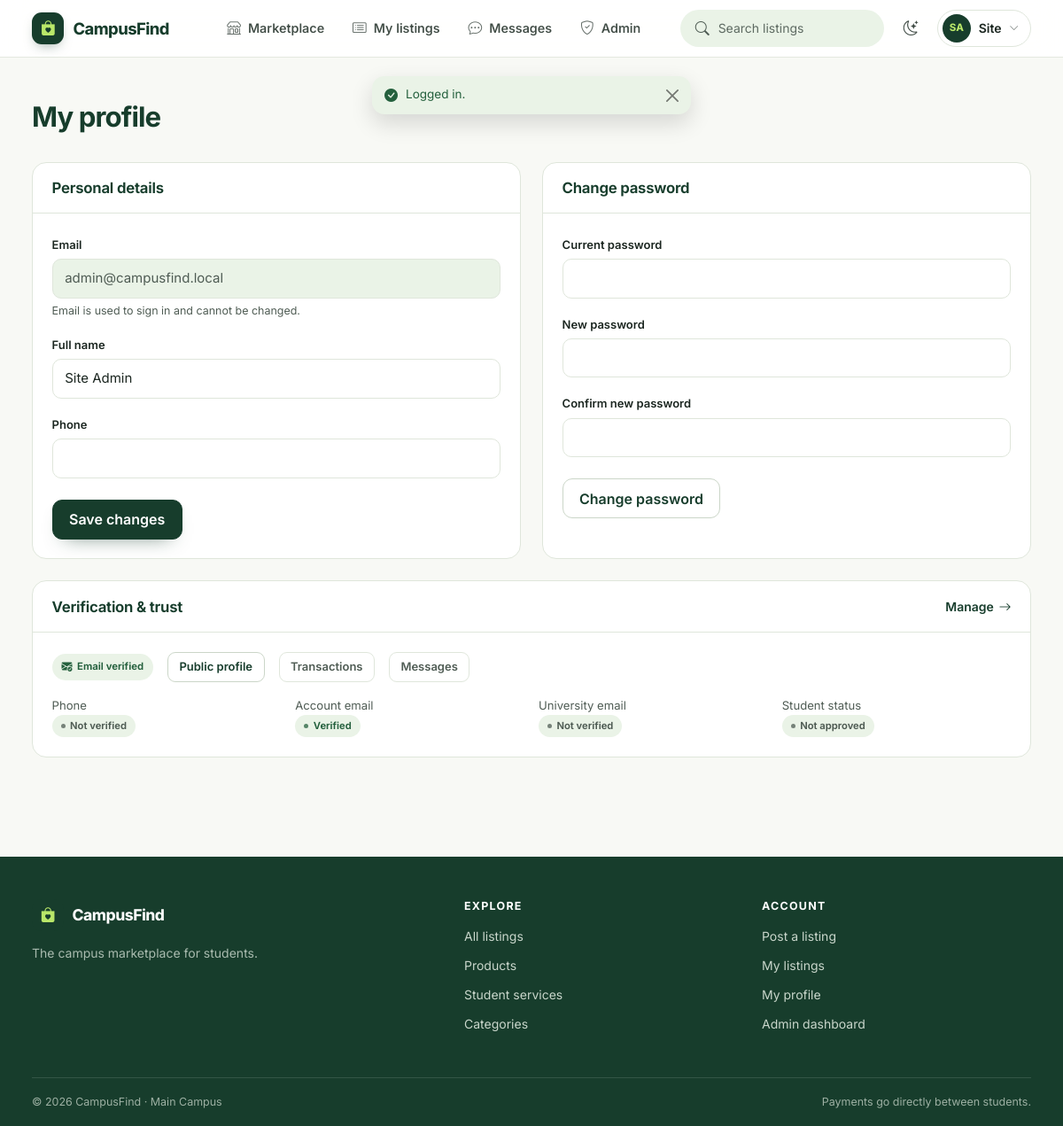
The app's page /profile.php (signed in) with its own data.
### tables this page shows
CREATE TABLE users (
  id INT UNSIGNED AUTO_INCREMENT PRIMARY KEY,
  full_name VARCHAR(100) NOT NULL,
  email VARCHAR(150) NOT NULL UNIQUE,
  password_hash VARCHAR(255) NOT NULL,
  phone VARCHAR(20) NULL,
  role ENUM('student','admin') NOT NULL DEFAULT 'student',
  status ENUM('active','deactivated','suspended') NOT NULL DEFAULT 'active',
  email_verified_at DATETIME NULL,
  phone_verified_at DATETIME NULL,
  phone_verified_mode ENUM('sms','dev') NULL,
  university_email VARCHAR(150) NULL,
  university_email_verified_at DATETIME NULL,
  student_verified_at DATETIME NULL,
  trusted_seller_at DATETIME NULL,
  suspended_at DATETIME NULL,
  suspension_reason VARCHAR(255) NULL,
  created_at TIMESTAMP NOT NULL DEFAULT CURRENT_TIMESTAMP,
  UNIQUE KEY uq_users_uni_email (university_email)
);

### includes/functions.php (called while the page is built, shortened)
<?php
function e($v): string { return htmlspecialchars((string)$v, ENT_QUOTES, 'UTF-8'); }
function url(string $path = ''): string { return BASE_URL . '/' . ltrim($path, '/'); }

### includes/auth.php (called while the page is built, shortened)
<?php
require_once __DIR__ . '/db.php';
require_once __DIR__ . '/functions.php';
function flashes(): array { $f = $_SESSION['flash'] ?? []; unset($_SESSION['flash']); return $f; }
function current_user(): ?array {
    static $user = false;
    if ($user === false) {
        $user = null;
        if (!empty($_SESSION['uid'])) {
            $u = q('SELECT id, full_name, email, phone, role, status FROM users WHERE id = ?', [$_SESSION['uid']])->fetch();
            if ($u && $u['status'] === 'active') $user = $u; else unset($_SESSION['uid']);
        }
    }
    return $user;
}
function is_admin(): bool { $u = current_user(); return $u && $u['role'] === 'admin'; }
function require_login(): array {
    $u = current_user();
    return $u;
}

### includes/db.php (called while the page is built, shortened)
<?php
function db(): PDO {
    static $pdo = null;
    if ($pdo === null) {
        $pdo = new PDO(
            'mysql:host=' . DB_HOST . ';dbname=' . DB_NAME . ';charset=utf8mb4',
            DB_USER, DB_PASS,
            [PDO::ATTR_ERRMODE => PDO::ERRMODE_EXCEPTION,
             PDO::ATTR_DEFAULT_FETCH_MODE => PDO::FETCH_ASSOC,
             PDO::ATTR_EMULATE_PREPARES => false]
        );
    }
    return $pdo;
}
function q(string $sql, array $params = []): PDOStatement {
    $st = db()->prepare($sql);
    $st->execute($params);
    return $st;
}

### profile.php (the view, shortened to what this page needs)
<?php
require_once __DIR__ . '/includes/auth.php';
require_once __DIR__ . '/includes/functions.php';
require_once __DIR__ . '/includes/trust.php';
$me = require_login();
$meFull = q('SELECT * FROM users WHERE id = ?', [$me['id']])->fetch();
$myBadges = seller_badges($meFull);
$pageTitle = 'My profile'; require __DIR__ . '/includes/header.php'; ?>
<div class="page-head">
  <div>
    <h1 class="page-title">My profile</h1>
  </div>
</div>
<div class="row g-4">
  <div class="col-lg-6">
    <div class="panel h-100">
      <div class="panel-head"><h2>Personal details</h2></div>
      <div class="panel-body">
        <form method="post"><?= csrf_field() ?><input type="hidden" name="form" value="profile">
          <div class="mb-3">
            <label class="form-label" for="pf-email">Email</label>
            <input class="form-control" id="pf-email" value="<?= e($me['email']) ?>" disabled>
            <div class="form-text">Email is used to sign in and cannot be changed.</div>
          </div>
          <div class="mb-3"><label class="form-label" for="pf-name">Full name</label><input class="form-control" id="pf-name" name="full_name" value="<?= e($me['full_name']) ?>" required></div>
          <div class="mb-4"><label class="form-label" for="pf-phone">Phone</label><input class="form-control" id="pf-phone" name="phone" value="<?= e($me['phone'] ?? '') ?>" autocomplete="tel"></div>
          <button class="btn btn-primary">Save changes</button>
        </form>
      </div>
    </div>
  </div>
  <div class="col-lg-6">
    <div class="panel h-100">
      <div class="panel-head"><h2>Change password</h2></div>
      <div class="panel-body">
        <form method="post"><?= csrf_field() ?><input type="hidden" name="form" value="password">
          <div class="mb-3"><label class="form-label" for="pf-cur">Current password</label><input type="password" class="form-control" id="pf-cur" name="current" autocomplete="current-password" required></div>
          <div class="mb-3"><label class="form-label" for="pf-new">New password</label><input type="password" class="form-control" id="pf-new" name="new" minlength="8" autocomplete="new-password" required></div>
          <div class="mb-4"><label class="form-label" for="pf-new2">Confirm new password</label><input type="password" class="form-control" id="pf-new2" name="new2" autocomplete="new-password" required></div>
          <button class="btn btn-outline-primary">Change password</button>
        </form>
      </div>
    </div>
  </div>
</div>
<div class="panel mt-4">
  <div class="panel-head">
    <h2>Verification &amp; trust</h2>
    <a class="section-link" href="<?= url('verification.php') ?>">Manage <i class="bi bi-arrow-right"></i></a>
  </div>
  <div class="panel-body">
    <div class="d-flex flex-wrap align-items-center gap-3 mb-3">
      <?php if ($myBadges): ?><?= badge_chips($myBadges) ?><?php else: ?><span class="st st-muted">No badges yet</span><?php endif; ?>
      <a class="btn btn-sm btn-outline-primary" href="<?= url('seller.php?id=' . $me['id']) ?>">Public profile</a>
      <a class="btn btn-sm btn-outline-secondary" href="<?= url('transactions.php') ?>">Transactions</a>
      <a class="btn btn-sm btn-outline-secondary" href="<?= url('messages.php') ?>">Messages</a>
    </div>
    <div class="row g-3 small">
      <div class="col-md-3"><span class="meta d-block">Phone</span><?= !empty($meFull['phone_verified_at']) ? (($meFull['phone_verified_mode'] ?? '') === 'sms' ? '<span class="st st-ok">Verified</span>' : '<span class="st st-muted">Simulated</span>') : '<span class="st st-muted">Not verified</span>' ?></div>
      <div class="col-md-3"><span class="meta d-block">Account email</span><?= !empty($meFull['email_verified_at']) ? '<span class="st st-ok">Verified</span>' : '<span class="st st-muted">Not verified</span>' ?></div>
      <div class="col-md-3"><span class="meta d-block">University email</span><?= !empty($meFull['university_email_verified_at']) ? '<span class="st st-ok">Verified</span>' : '<span class="st st-muted">Not verified</span>' ?></div>
      <div class="col-md-3"><span class="meta d-block">Student status</span><?= !empty($meFull['student_verified_at']) ? '<span class="st st-ok">Approved</span>' : '<span class="st st-muted">Not approved</span>' ?></div>
    </div>
  </div>
</div>
<?php require __DIR__ . '/includes/footer.php';

### includes/header.php (shortened to what this page needs)
<?php
require_once __DIR__ . '/auth.php';
require_once __DIR__ . '/functions.php';
$me = current_user();
$theme = (($_COOKIE['cf_theme'] ?? '') === 'dark') ? 'dark' : 'light';
$bareLayout = !empty($bareLayout);
?><!DOCTYPE html>
<html lang="en" data-bs-theme="<?= e($theme) ?>">
<head>
<link href="https://cdn.jsdelivr.net/npm/bootstrap@5.3.3/dist/css/bootstrap.min.css" rel="stylesheet">
<link href="https://cdn.jsdelivr.net/npm/bootstrap-icons@1.11.3/font/bootstrap-icons.min.css" rel="stylesheet">
<link href="<?= url('assets/css/style.css') ?>?v=<?= filemtime(__DIR__ . '/../assets/css/style.css') ?>" rel="stylesheet">
</head>
<body class="d-flex flex-column min-vh-100">
<?php
$script   = basename($_SERVER['SCRIPT_NAME'] ?? '');
$inAdmin  = strpos(str_replace('\\', '/', $_SERVER['SCRIPT_NAME'] ?? ''), '/admin/') !== false;
$navActive = static function (array $files) use ($script, $inAdmin): string {
    return (!$inAdmin && in_array($script, $files, true)) ? ' active" aria-current="page' : '';
};
$themeHref = url('theme.php?t=' . ($theme === 'dark' ? 'light' : 'dark') . '&back=' . urlencode($_SERVER['REQUEST_URI']));
$initials = '';
$firstName = '';
if ($me) {
    $parts = preg_split('/\s+/', trim($me['full_name'])) ?: [];
    $firstName = $parts[0] ?? '';
    $initials = strtoupper(mb_substr($parts[0] ?? '', 0, 1) . (count($parts) > 1 ? mb_substr(end($parts), 0, 1) : ''));
}
?>
<?php if (!$bareLayout): ?>
<nav class="navbar navbar-expand-lg sc-nav sticky-top" aria-label="Main navigation">
  <div class="container">
    <a class="sc-brand" href="<?= url('index.php') ?>" aria-label="<?= e(APP_NAME) ?> home">
      <span class="sc-brand-mark"><i class="bi bi-bag-heart-fill"></i></span>
      <span class="sc-brand-text">Campus<span>Find</span></span>
    </a>
    <div id="nav" class="collapse navbar-collapse">
      <ul class="navbar-nav sc-menu-links mx-lg-auto">
        <li class="nav-item"><a class="nav-link<?= $navActive(['marketplace.php', 'listing.php', 'report-listing.php']) ?>" href="<?= url('marketplace.php') ?>"><i class="bi bi-shop"></i>Marketplace</a></li>
        <?php if ($me): ?>
          <li class="nav-item"><a class="nav-link<?= $navActive(['my-listings.php', 'edit-listing.php', 'create-listing.php']) ?>" href="<?= url('my-listings.php') ?>"><i class="bi bi-card-list"></i>My listings</a></li>
          <li class="nav-item"><a class="nav-link<?= $navActive(['messages.php']) ?>" href="<?= url('messages.php') ?>"><i class="bi bi-chat-dots"></i>Messages</a></li>
        <?php endif; ?>
        <?php if (is_admin()): ?>
          <li class="nav-item"><a class="nav-link<?= $inAdmin ? ' active" aria-current="page' : '' ?>" href="<?= url('admin/dashboard.php') ?>"><i class="bi bi-shield-check"></i>Admin</a></li>
        <?php endif; ?>
      </ul>
      <div class="sc-actions">
        <form class="sc-search" method="get" action="<?= url('marketplace.php') ?>" role="search">
          <button type="submit" aria-label="Search"><i class="bi bi-search"></i></button>
          <input type="search" name="q" placeholder="Search listings" aria-label="Search listings" maxlength="80">
        </form>
        <a class="sc-nav-icon" href="<?= e($themeHref) ?>" title="Switch to <?= $theme === 'dark' ? 'light' : 'dark' ?> theme" aria-label="Switch to <?= $theme === 'dark' ? 'light' : 'dark' ?> theme">
          <i class="bi bi-<?= $theme === 'dark' ? 'sun' : 'moon-stars' ?>"></i>
        </a>
        <?php if ($me): ?>
          <div class="dropdown d-none d-lg-block">
            <button class="sc-user" type="button" data-bs-toggle="dropdown" aria-expanded="false" aria-label="Account menu">
              <span class="sc-avatar"><?= e($initials) ?></span>
              <span class="sc-user-name"><?= e($firstName) ?></span>
              <i class="bi bi-chevron-down sc-caret"></i>
            </button>
          </div>
        <?php endif; ?>
      </div>
    </div>
  </div>
</nav>
<?php endif; ?>
<main id="main" class="<?= $bareLayout ? 'flex-grow-1 d-flex flex-column' : 'container py-4 py-lg-5 flex-grow-1' ?>">
<?php $flashItems = flashes(); if ($flashItems): ?>
<div class="cf-flash-stack" role="status" aria-live="polite">
  <?php foreach ($flashItems as [$t, $m]):
    $flashIcon = ['success' => 'bi-check-circle-fill', 'danger' => 'bi-exclamation-octagon-fill',
                  'warning' => 'bi-exclamation-triangle-fill'][$t] ?? 'bi-info-circle-fill'; ?>
    <div class="alert alert-<?= e($t) ?> alert-dismissible fade show cf-flash" role="alert">
      <i class="bi <?= $flashIcon ?> cf-flash-icon" aria-hidden="true"></i>
      <div class="cf-flash-text"><?= e($m) ?></div>
      <button type="button" class="btn-close" data-bs-dismiss="alert" aria-label="Close"></button>
    </div>
  <?php endforeach; ?>
</div>
<?php endif; ?>

### records on screen
users: full_name "SA", full_name "Site", email "admin@campusfind.local", full_name "Site Admin"

### other values on screen
$m "Logged in."
$b['label'] "Email verified"
APP_NAME "CampusFind"
CAMPUS_NAME "Main Campus"
